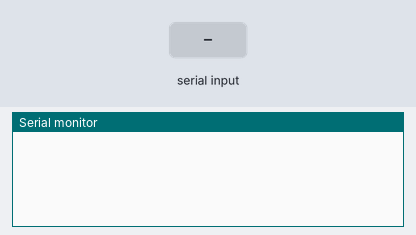
Bench run of a sketch on a simulated Arduino Uno, built with avr-gcc and run on an emulated ATmega328P. Shown: the last lines printed to the serial monitor. The inputs (shaded band) are chosen by the test bench.

Above: at 1.2 s.
1.3 s: "90,45\n" received over Serial
At 2.1 s:
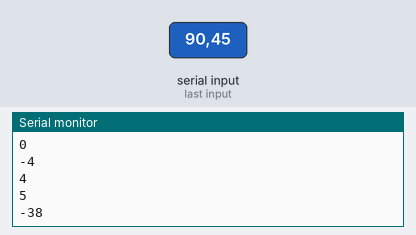
2.8 s: "30,150\n" received over Serial
At 3.4 s:
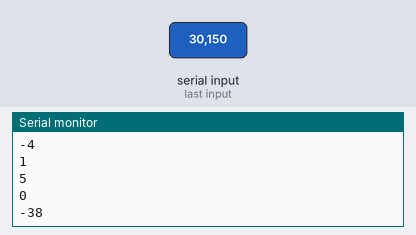
Timing chart, 0 to 5.8 s (numbered marks = the images above; inputs shaded):
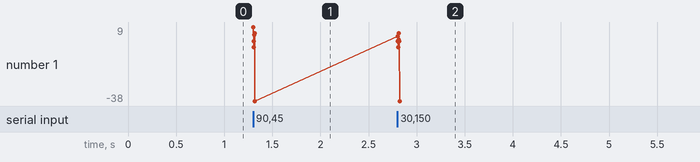

Measured:
- after the input at 1.3 s, the serial monitor: prints a new line at once (image 1)
- after the input at 2.8 s, the serial monitor: prints a new line at once (image 2)

The sketch:

softwareSerial_Send.ino
```cpp
/**
 * Simple example of Arduino to Arduino communication using Software Serial
 * This is the sned Arduino. It will recieve a number from the Hardware Serial
 * and will pass that reading to the Receive Arduino.
 *
 * Gretchen Rice
 * 11/16/17
 */

#include <SoftwareSerial.h> //need this library to run Software Serial

SoftwareSerial mySerial(11, 10); // set up the Software serial connection to talk to the other Arduino with (transmit pin, receive pin)

int sv = 0; //sent value

void setup() {
  Serial.begin(9600); //sets up serial connection between Arduino and computer
  mySerial.begin(4800); //sets up software serial connection between 2 Arduinos
}

void loop() {
  if(Serial.available() > 0) { //checks for input from Hardware Serial
    sv = Serial.read()-'0'; //reads value from Hardware serial.
                            //-'0' converts byte to int
    mySerial.write(sv); //writes the value to the other Arduino
    Serial.println(sv); //tells us the value we are sending
  }

}
```
